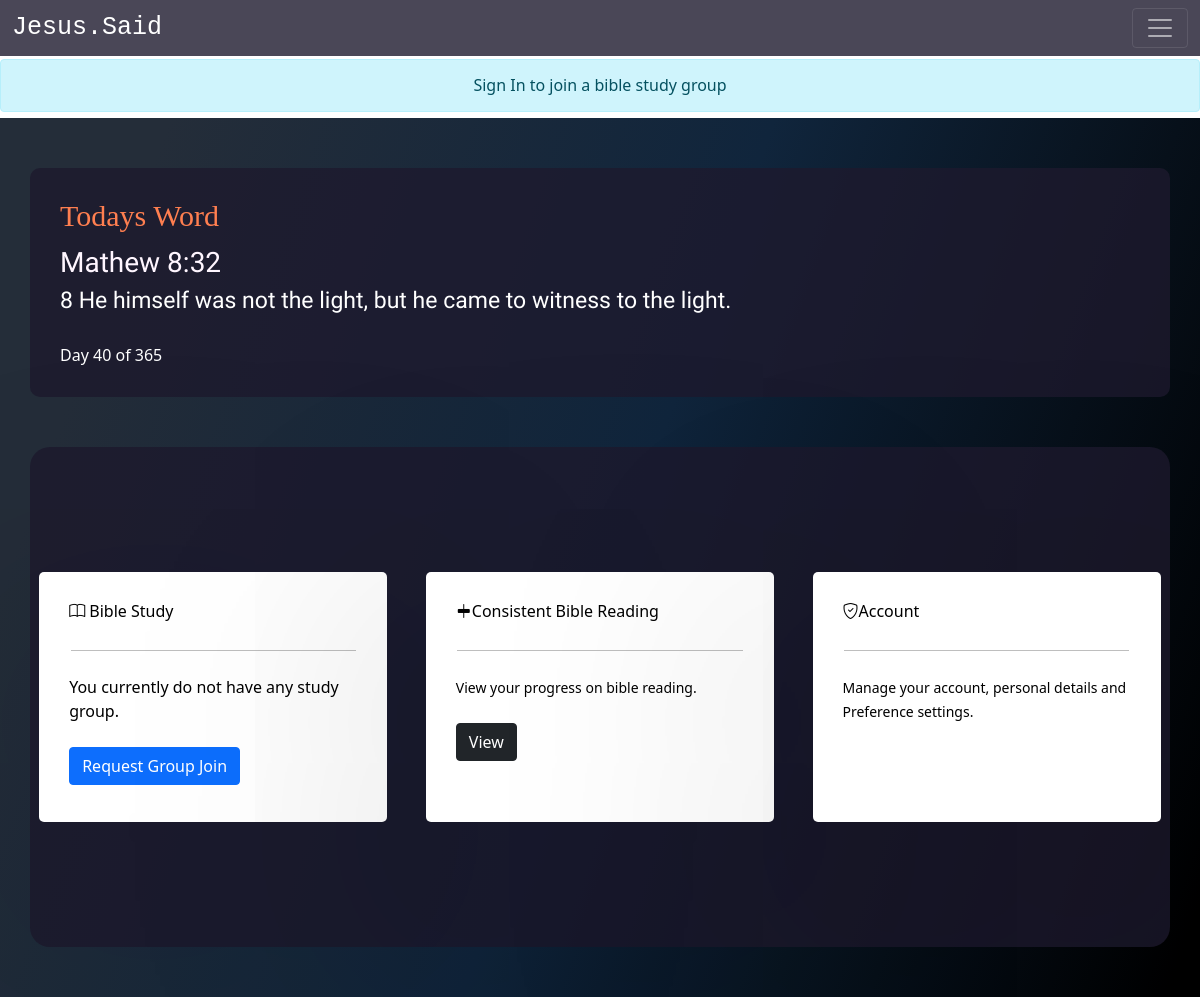
The page / on the database its author committed.
### DailyWord/models.py (models this page shows, shortened)
class DailyMessage(models.Model):
    date = models.DateField(auto_now=True)
    book = models.CharField(max_length=100)
    chapter = models.CharField(max_length=100)
    verse = models.CharField(max_length=100)
    word = models.TextField(max_length=1000)

### Users/views.py (the view, shortened to what this page needs)
# urls.py: 2. Add a URL to urlpatterns:  path('', Home.as_view(), name='home')
class Home(TemplateView):
    template_name = 'Users/home.html'
    def get_context_data(self, **kwargs):
        context = super().get_context_data(**kwargs)
        if self.request.user.is_authenticated:
            try:
                user = self.request.user
                group = StudyGroups.objects.get(members=user)
                context['group'] = group
            except StudyGroups.DoesNotExist:
                if user.is_authenticated:
                    messages.info(self.request, 'You have not yet been assigned a bible study group yet!')
            read_percentage = progress.objects.filter(user=user)
            chapters_count = read_percentage.aggregate(total=Count('chapter'))['total']
            if chapters_count:
                chapters = Chapters.objects.all().count()
                prog = (chapters_count / chapters) * 100
                context['progress'] = round(prog)
        else:
            messages.info(self.request, 'Sign In to join a bible study group')
        word = DailyMessage.objects.filter().last()
        context['word'] = word
        return context

### Users/templates/Users/home.html (shortened to what this page needs)
{% extends 'Users/base.html' %}
{% load static %}
{% block content %}
  <div class="content-container" >
    <div class="todays-word">
      <h6>Todays Word</h6>
      <div class="chapter">{{ word.book }} {{ word.chapter }}:{{ word.verse }}</div>
      <div class="verse">
        {{ word.word }}
      </div>
      <br>
      Day {{ word.date|date:"z" }} of 365
    </div>
    <div class="event-view">
      {% if group %}
      <a href="{% url 'group-id' group.group_id %}" class="no-style">
        <div class="event-card">
          <h6><i class="bi bi-book"> </i>Bible Study</h6>
          <hr class="centered-hr">
            <h5>{{ group }}</h5>
            <h6>Members - {{ group.members.count }}</h6>
            <div >
                {% for member in group.members.all %}
                  <small class="text-muted">{{ member }}</small>
                  <br>
                {% endfor %}
            </div>
          </div>
      </a>
      {% else %}
      <a  class="no-style" href="{% url 'request-group' %}">
        <div class="event-card">
          <h6><i class="bi bi-book"> </i>Bible Study</h6>
          <hr class="centered-hr">
            <br>
              You currently do not have any study group.
              <br><br>
              <button class="btn btn-primary">Request Group Join</button>
        </div>
      </a>
        {% endif %}
      <a href="{% url 'study-progress' %}" class="no-style">
        <div class="event-card">
          <h6><i class="bi bi-align-center"></i>Consistent Bible Reading</h6>
          <hr class="centered-hr">
          <br>
          <div class="">
            <small>View your progress on bible reading.
            </small>
            <br><br>
            <button class="btn btn-dark">View</button>
          </div>
        </div>
      </a>
      <a href="{% url 'settings' %}" class="no-style">
        <div class="event-card">
          <h6><i class="bi bi-shield-check"></i>Account</h6>
          <hr class="centered-hr">
          <br>
          <div class="">
            <small>Manage your account, personal details and Preference settings.</small>
          </div>
        </div>
      </a>
    </div>
  </div>
</div>
{% endblock %}

### Users/static/Users/styles.css (style rules this page uses)
* { padding: 0; margin: 0; font-family: 'Segoe UI', Tahoma, Geneva, Verdana, sans-serif; }
a { text-decoration: none; color: black; }
.todays-word { margin: 50px auto; color: white; background-color:rgba(29, 25, 46, .8); width: 95%; min-height: max-content; padding: 30px; border-radius: 10px; }
.todays-word h6 { color: coral; font-size: 30px; font-family: cursive; }
.chapter { color: #fff6ff; font-size: 28px; font-family: Dekko; }
.verse { margin: auto auto; font-family: Dekko; font-size: 23px; color: #ffffff; }
.no-style { text-decoration:none; color:black; }
.content-container { width: 100%; min-height: 100vh; height: auto; position: absolute; top: 59px; background: linear-gradient(109.6deg, rgb(36, 45, 57) 11.2%, rgb(16, 37, 60) 51.2%, rgb(0, 0, 0) 98.6%); }
.event-view { display: grid; grid-template-columns: repeat(3,.8fr); margin: 50px auto; top: 0px; height: 500px; grid-gap: 20px; width: 95%; background-color:rgba(29, 25, 46, .8); border-radius: 20px; }
.event-view .event-card { border-radius: 5px; width: 95%; height: 250px; padding: 30px; margin: 125px auto; background-color:rgb(255, 255, 255); max-width: 400px; top: 30px; color: #000000; border: 2px solid linear-gradient(to right,rgb(142, 110, 255),rgb(208, 195, 255)); box-shadow: 0px 90px 360px 110px rgba(0, 0, 0, 0.08); overflow-y: scroll; }
.event-card hr { width: 99%; margin: 0 auto; border: none; border-top: 1px solid black; margin-top:10%; }

### rows shown on the page
DailyMessage: book "Mathew", chapter "8", verse "32", word "8 He himself was not the light, but he came to witness to the light.", date "40"

### other values the page prints
{{ message }} "Sign In to join a bible study group"
